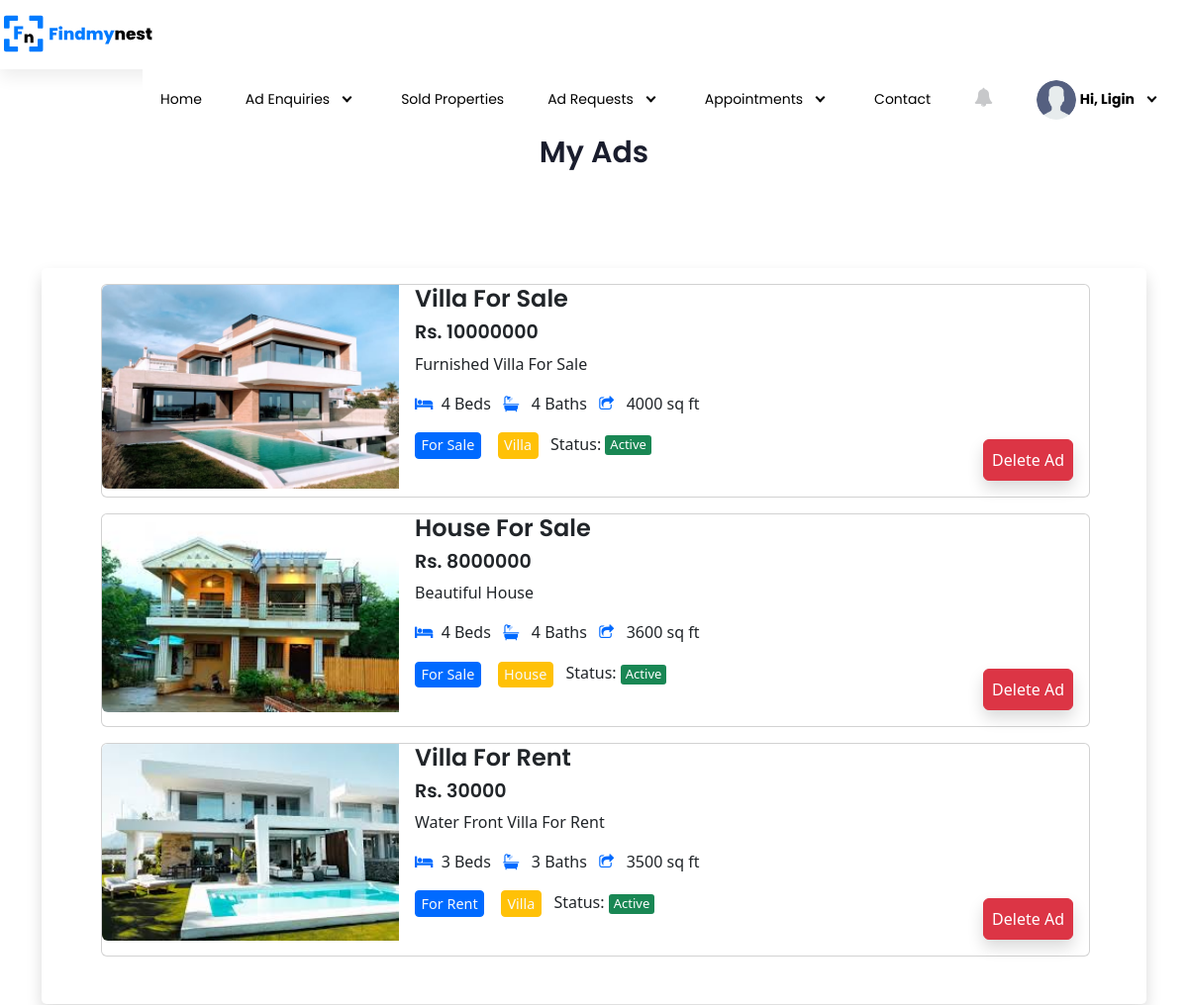
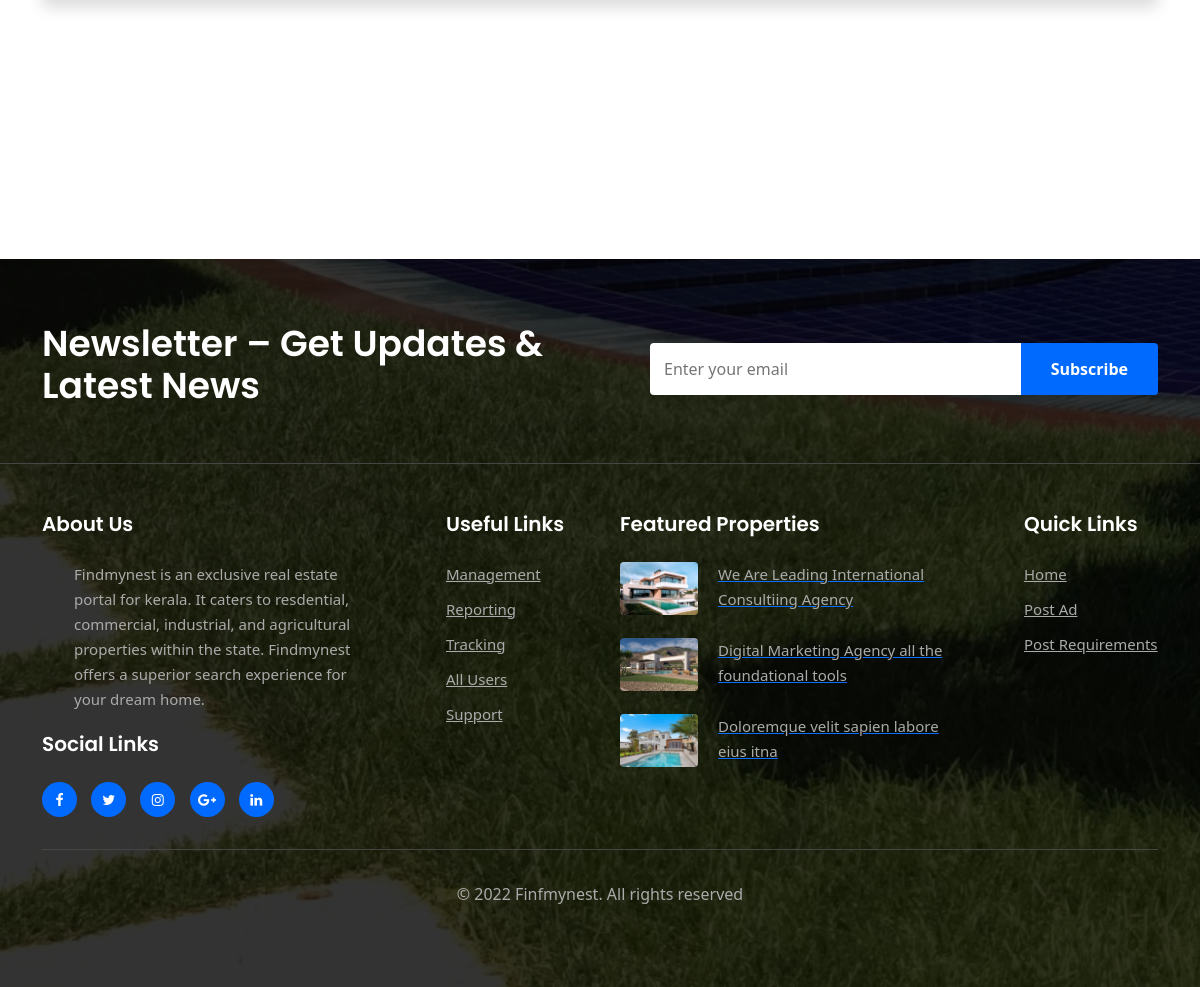
The page /agent/myads.php (signed in) on the database its author committed (2 pictures, top to bottom).
### tables this page shows
CREATE TABLE `tbl_agents` (
  `agent_id` int(10) NOT NULL,
  `name` varchar(30) NOT NULL,
  `email` varchar(40) NOT NULL,
  `password` varchar(20) NOT NULL,
  `address` varchar(100) NOT NULL,
  `phone` varchar(12) NOT NULL,
  `place` varchar(30) NOT NULL,
  `createdDate` varchar(30) NOT NULL,
  `commission` varchar(10) NOT NULL,
  `role` varchar(10) NOT NULL DEFAULT 'agent',
  `avg_rating` varchar(10) NOT NULL,
  `status` int(10) NOT NULL DEFAULT 1
);

CREATE TABLE `tbl_ads` (
  `ad_id` int(10) NOT NULL,
  `ad_title` varchar(30) NOT NULL,
  `ad_description` varchar(1500) NOT NULL,
  `ad_price` varchar(15) NOT NULL,
  `ad_cat` varchar(20) NOT NULL,
  `ad_type` varchar(20) NOT NULL,
  `ad_loc` varchar(20) NOT NULL,
  `lat` varchar(30) NOT NULL,
  `lng` varchar(30) NOT NULL,
  `createdDate` varchar(30) NOT NULL,
  `room` int(10) NOT NULL,
  `bathroom` int(10) NOT NULL,
  `bedroom` int(10) NOT NULL,
  `ad_feature` varchar(15) NOT NULL,
  `area` varchar(10) NOT NULL,
  `image1` varchar(100) NOT NULL,
  `image2` varchar(100) NOT NULL,
  `image3` varchar(100) NOT NULL,
  `feature1` varchar(30) NOT NULL,
  `feature2` varchar(30) NOT NULL,
  `feature3` varchar(30) NOT NULL,
  `feature4` varchar(30) NOT NULL,
  `feature5` varchar(30) NOT NULL,
  `feature6` varchar(30) NOT NULL,
  `feature7` varchar(20) NOT NULL,
  `username` varchar(100) NOT NULL,
  `seller_name` varchar(30) NOT NULL,
  `seller_email` varchar(40) NOT NULL,
  `ad_status` varchar(20) NOT NULL,
  `status` int(10) NOT NULL DEFAULT 3
);

### agent/myads.php (the view, shortened to what this page needs)
<?php
include 'header.php';
$user = $_SESSION['email'];
$query = "SELECT * FROM tbl_ads WHERE username = '$user'";
$res = mysqli_query($conn,$query);
?>
<div class="heading text-center mx-auto mt-5">
   <h3 class="head">My Ads</h3>
</div>
<section class="py-5 my-5 mt-n3">
  <div class="container">
  <div class="bg-white shadow rounded-lg">
  <?php
  if(mysqli_num_rows($res) > 0)
  {
  while($row = mysqli_fetch_array($res))
  {
    echo('
        <div class="container-fluid">
            <div class="row">
                <div class="col-11 ml-5 mt-3">
                    <div class="card">
                        <div class="card-horizontal">
                            <div class="img-square-wrapper">
                               <img src="Property_images/'.$row['image1'].'" class="img-fluid rounded-start" alt="..." width="300px" height="230px">
                              </div>
                            <div class="card-body">
                                <h4 class="card-title mt-n3">'.$row['ad_title'].'</h4>
                                <h4 class="card-title1">Rs.&nbsp;'.$row['ad_price'].'</h4>
                                <p class="card-text mb-3">'.$row['ad_description'].'</p>
                                <p class="card-text mb-3"><span class="fa fa-bed"></span>&nbsp;&nbsp;'.$row['bedroom'].' Beds
                                    &nbsp;&nbsp;<span class="fa fa-bath"></span>&nbsp;&nbsp; '.$row['bathroom'].' Baths
                                    &nbsp;&nbsp;<span class="fa fa-share-square-o"></span>&nbsp;&nbsp; '.$row['area'].' sq ft</p>
                                <a class="btn1 btn-primary1 text-light">For '.$row['ad_cat'].'</a>&nbsp;&nbsp;&nbsp;
                                <a class="btn1 btn-warning text-light">'.$row['ad_type'].'</a>');
                                if($row['status'] == 3)
                                {
                                    echo('&nbsp;&nbsp;Status: <span class="label bg-warning1">Under Review</span>');
                                }
                                else if($row['status'] == 2)
                                {
                                    echo('&nbsp;&nbsp;&nbsp;Status: <span class="label bg-success">Active</span>');
                                }
                                if($row['status'] == 3)
                                {
                                    echo('<form action="#" method="post">
                                    <input type="text" name="htext" value="'.$row['ad_id'].'" hidden>
                                    <button type="submit" name="ubtn" class="btn btn-danger float-right mt-n4 p-2 shadow" disabled>Delete Ad</button>
                                        </form>');
                                }
                                else if($row['status'] == 2)
                                {
                                    echo('<form action="#" method="post">
                                    <input type="text" name="htext" value="'.$row['ad_id'].'" hidden>
                                    <button type="submit" name="ubtn" class="btn btn-danger float-right mt-n4 p-2 shadow">Delete Ad</button>
                                        </form>');
                                }
                                echo('
                            </div>
                        </div>
                    </div>
                </div>
            </div>
        </div>
      ');
  }
}
else
{
    echo('<center><font color="red" size="3">No Ads Available!!</font></center>');
}
?>
<br><br>
</div>
    </div>
</section>
    <br>
<br> <br>
<br> <br>
<br>
<?php
include 'footer.php';
?>

### agent/header.php (shortened to what this page needs)
<?php
include "../config.php";
$email = $_SESSION['email'];
$query1 = "SELECT name FROM tbl_agents WHERE email = '$email' and status = 1";
$res1 = mysqli_query($conn,$query1);
$r = mysqli_fetch_array($res1);
?>
<!DOCTYPE html>
<html lang="en">
  <head>
        <link rel="stylesheet" href="../assets/css/style-starter.css">
        <link rel="stylesheet" href="../assets/js/bootstrap.min.css">
  </head>
  <body>
<section id="navbar_top" class="emenu">
  <div class="sub-emenu">
  <a href="home.php"><img class="m-1" height="60px" width="150px" class="logo" src="../assets/images/main-logo.svg"></a>
    <rnav >
      <ul class="enav-list">
        <li><a href="home.php">Home</a></li>
        <li><a class="info-sec2" href="#!">Ad Enquiries</a>
        <li><a href="sold_ads.php">Sold Properties</a></li>
        <li><a class="info-sec2" href="#!">Ad Requests</a>
        </li>
        <li><a class="info-sec2" href="#!">Appointments</a>
        </li>
        <li><a href="contact.php">Contact</a></li>
        <li><a class="d-down" href="notifications.php"><i class="fa fa-bell"><span class="badge"></span></i></a></li>
        <li><a class="info-sec2" href="#!">
          <?php
            $r1 = mysqli_fetch_array($res2);
            if($r1['profile_pic'] != "")
            {
                echo ("<img class='img_u' src='Profile_images/".$r1['profile_pic']."' width='40px' height='40px' style='border-radius: 55%;'>");
            }
            else
            {
                echo ("<img class='img_u' src='../assets/images/user_img.jpg' width='40px' height='40px' style='border-radius: 55%;' alt='Avatar'>");
            }
          ?>
          <b>Hi, <?php echo $r['name']; ?></b></a>
        </li>
      </ul>
    </rnav>
  </div>
</section>

### rows shown on the page
tbl_agents: name "Ligin"
tbl_ads: image1 (picture), ad_title "Villa For Sale", ad_price "10000000", ad_description "Furnished Villa For Sale", bedroom "4", bathroom "4", area "4000", ad_cat "Sale", ad_type "Villa", shows "Status:", status "Active"
tbl_ads: image1 (picture), ad_title "House For Sale", ad_price "8000000", ad_description "Beautiful House", bedroom "4", bathroom "4", area "3600", ad_cat "Sale", ad_type "House", shows "Status:", status "Active"
tbl_ads: image1 (picture), ad_title "Villa For Rent", ad_price "30000", ad_description "Water Front Villa For Rent", bedroom "3", bathroom "3", area "3500", ad_cat "Rent", ad_type "Villa", shows "Status:", status "Active"
